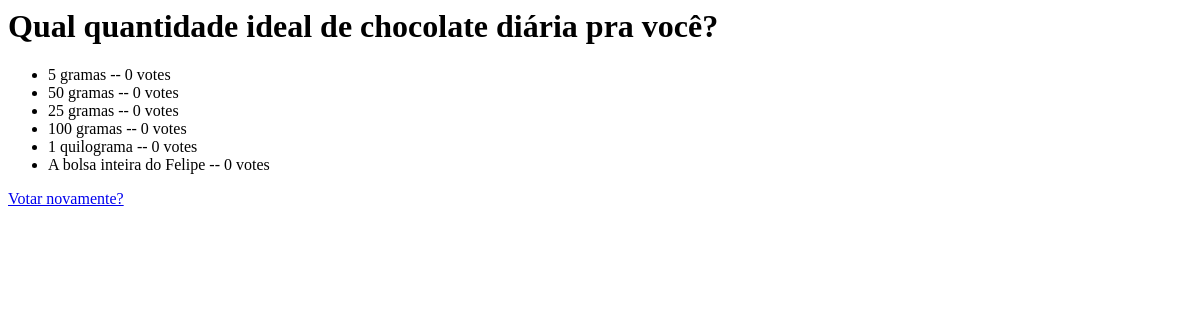
Page /4/results/ on the earlier database version.
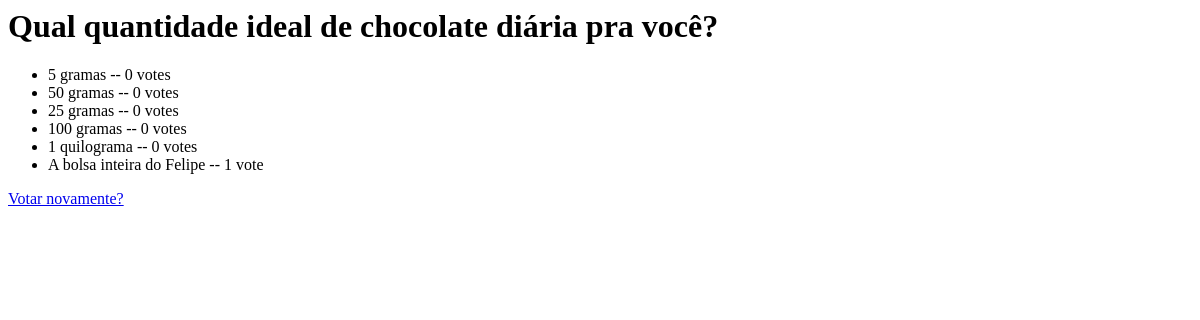
Same page on the later database version.
### enquete/models.py (models this page shows, shortened)
class Choice(models.Model):
    question = models.ForeignKey(Question, on_delete=models.CASCADE)
    choice_text = models.CharField(max_length=200)
    votes = models.IntegerField(default=0)

### enquete/views.py (the view)
# urls.py: path('<int:pk>/results/', views.ResultsView.as_view(), name='results'),
class ResultsView(View):
    def get(self, request, *args, **kwargs):
        question = get_object_or_404(Question, pk = kwargs['pk'])
        return render(request, 'enquete/results.html', {'question': question})

### enquete/templates/enquete/results.html
<h1>{{ question.question_text }}</h1>
<ul>
{% for choice in question.choice_set.all %}
    <li>{{ choice.choice_text }} -- {{ choice.votes }} vote{{ choice.votes|pluralize }}</li>
{% endfor %}
</ul>
<a href="{% url 'enquete:detail' question.id %}">Votar novamente?</a>

Differences in the rows shown:
changed Choice "A bolsa inteira do Felipe": votes "0" → "1"
